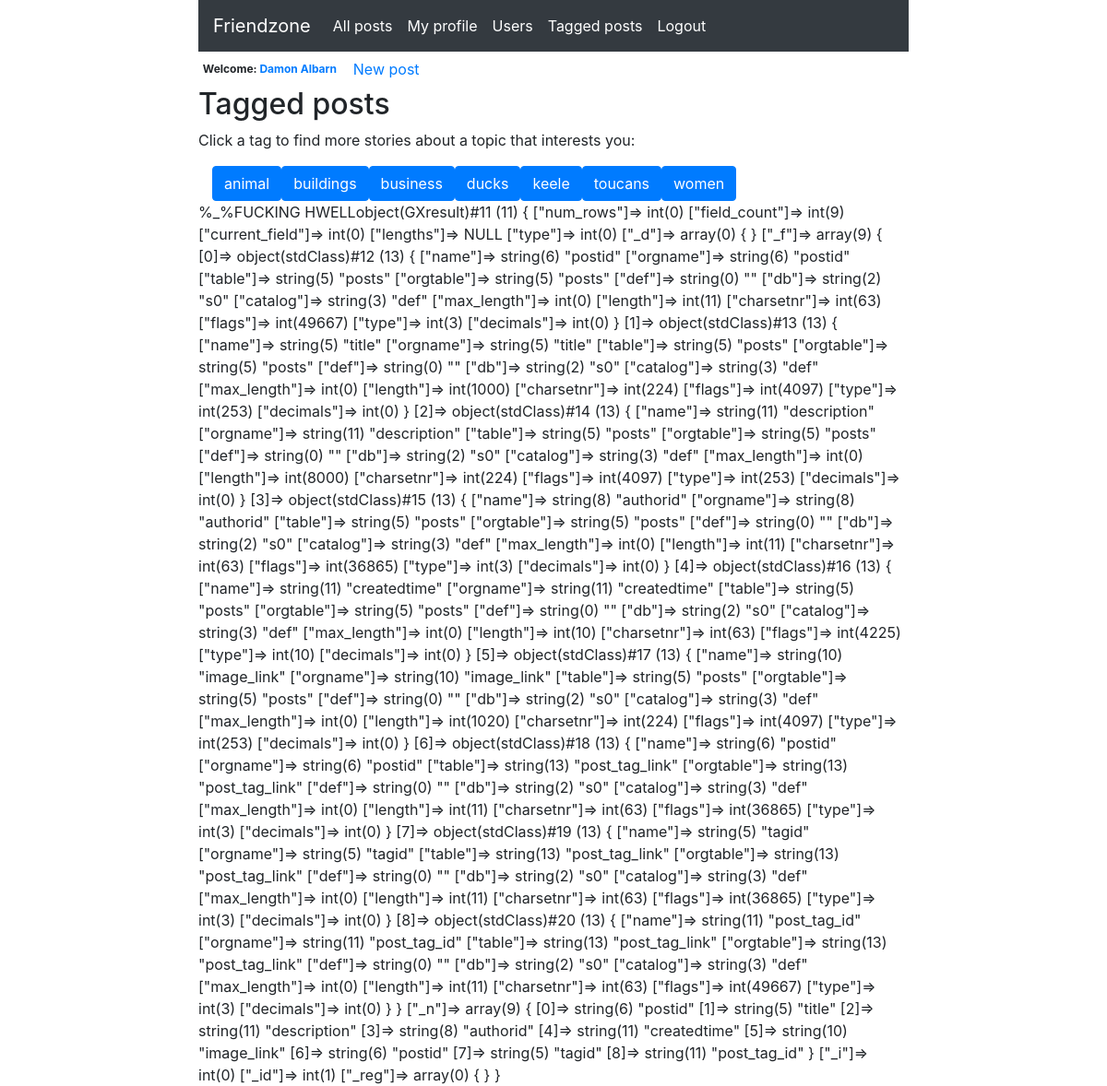
The app's page /tagged_posts_page.php (signed in) with its own data.
### tables this page shows
CREATE TABLE `tags` (
  `tagid` int(11) NOT NULL,
  `tagname` varchar(25) NOT NULL
);

### tagged_posts_page.php (the view, shortened to what this page needs)
<?php
include("head.php");
include("user_strap_display.php");
include("connection.php");
?>
<h2>Tagged posts</h2>
<p>Click a tag to find more stories about a topic that interests you:</p>
<?php
$query = "SELECT * from `tags` ORDER BY `tagname` ASC;";
$result = mysqli_query($conn, $query);
$holder = "<div class=\"container-fluid\">";
while($row = mysqli_fetch_assoc($result)) {
	  		$tag = $row['tagname'];
	  		$tagid = $row['tagid'];
	  		$template= "<a class=\"btn btn-primary\" href=\"view_tagged_posts.php?tagid=$tagid\" role=\"button\">$tag</a>";
			$holder.= $template;
}
$holder.= "</div>";
echo $holder;
include("view_tagged_posts.php");
?>

### styles.css (style rules this page uses)
.container-fluid { margin-right: auto; margin-left: auto; max-width: 800px; }

### records on screen
tags: tagname "animal"
tags: tagname "buildings"
tags: tagname "business"
tags: tagname "ducks"
tags: tagname "keele"
tags: tagname "toucans"
tags: tagname "women"

### other values on screen
$first_name "Damon"
$second_name "Albarn"
$tagid "%_%"
